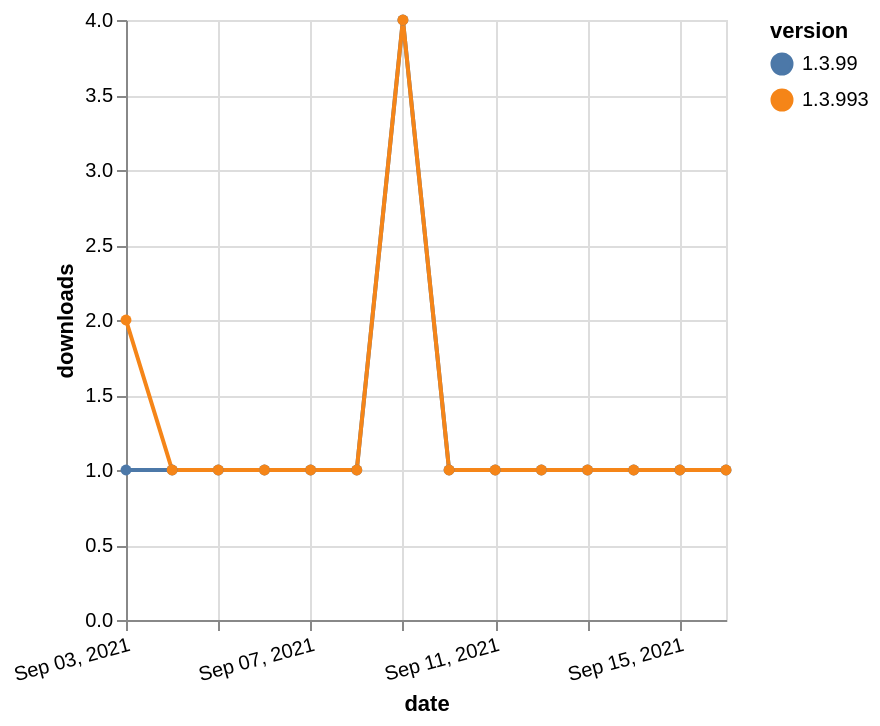

Specify this chart in Vega-Lite:
### Vega-Lite specification from a JSON file in a GitHub repository (floating-point values rounded to 4 significant figures)
{"$schema": "https://vega.github.io/schema/vega-lite/v5.json", "description": "A simple bar chart with embedded data.", "data": {"values": [{"date": "2021-09-03", "total": 371, "delta": 1, "version": "1.3.99"}, {"date": "2021-09-04", "total": 372, "delta": 1, "version": "1.3.99"}, {"date": "2021-09-05", "total": 373, "delta": 1, "version": "1.3.99"}, {"date": "2021-09-06", "total": 374, "delta": 1, "version": "1.3.99"}, {"date": "2021-09-07", "total": 375, "delta": 1, "version": "1.3.99"}, {"date": "2021-09-08", "total": 376, "delta": 1, "version": "1.3.99"}, {"date": "2021-09-09", "total": 380, "delta": 4, "version": "1.3.99"}, {"date": "2021-09-10", "total": 381, "delta": 1, "version": "1.3.99"}, {"date": "2021-09-11", "total": 382, "delta": 1, "version": "1.3.99"}, {"date": "2021-09-12", "total": 383, "delta": 1, "version": "1.3.99"}, {"date": "2021-09-13", "total": 384, "delta": 1, "version": "1.3.99"}, {"date": "2021-09-14", "total": 385, "delta": 1, "version": "1.3.99"}, {"date": "2021-09-15", "total": 386, "delta": 1, "version": "1.3.99"}, {"date": "2021-09-16", "total": 387, "delta": 1, "version": "1.3.99"}, {"date": "2021-09-03", "total": 237, "delta": 2, "version": "1.3.993"}, {"date": "2021-09-04", "total": 238, "delta": 1, "version": "1.3.993"}, {"date": "2021-09-05", "total": 239, "delta": 1, "version": "1.3.993"}, {"date": "2021-09-06", "total": 240, "delta": 1, "version": "1.3.993"}, {"date": "2021-09-07", "total": 241, "delta": 1, "version": "1.3.993"}, {"date": "2021-09-08", "total": 242, "delta": 1, "version": "1.3.993"}, {"date": "2021-09-09", "total": 246, "delta": 4, "version": "1.3.993"}, {"date": "2021-09-10", "total": 247, "delta": 1, "version": "1.3.993"}, {"date": "2021-09-11", "total": 248, "delta": 1, "version": "1.3.993"}, {"date": "2021-09-12", "total": 249, "delta": 1, "version": "1.3.993"}, {"date": "2021-09-13", "total": 250, "delta": 1, "version": "1.3.993"}, {"date": "2021-09-14", "total": 251, "delta": 1, "version": "1.3.993"}, {"date": "2021-09-15", "total": 252, "delta": 1, "version": "1.3.993"}, {"date": "2021-09-16", "total": 253, "delta": 1, "version": "1.3.993"}]}, "width": "container", "mark": {"type": "line", "point": {"filled": true}}, "encoding": {"x": {"field": "date", "type": "temporal", "timeUnit": "yearmonthdate", "title": "date", "axis": {"labelAngle": -15}}, "y": {"field": "delta", "type": "quantitative", "title": "downloads"}, "color": {"field": "version", "type": "nominal"}, "tooltip": {"field": "delta"}}}
